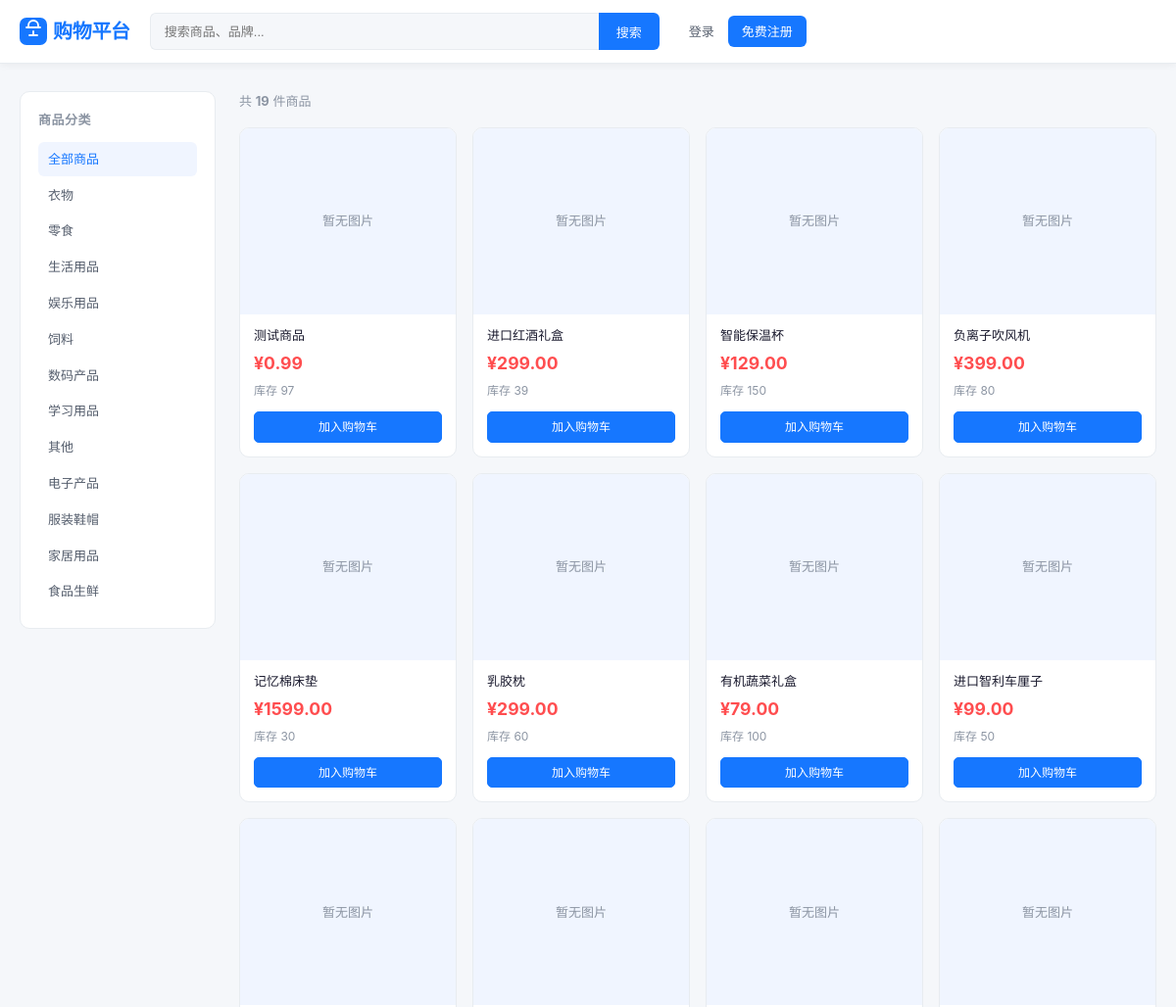
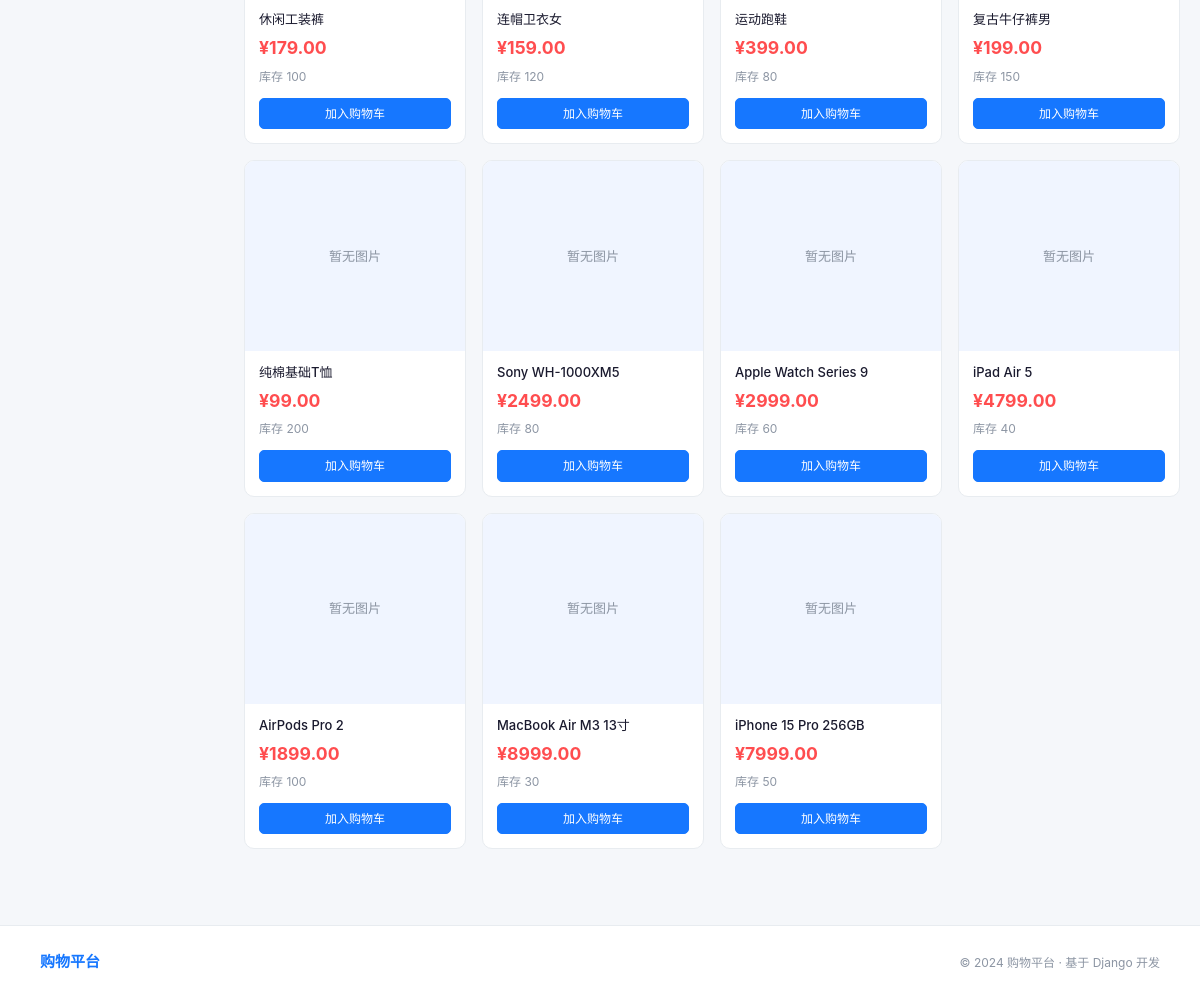
Screenshot of /products/ with the database file from the repository (2 pictures, top to bottom).
### product/models.py (models this page shows, shortened)
class Category(models.Model):
    name = models.CharField('分类名', max_length=50)
    parent = models.ForeignKey('self', null=True, blank=True, on_delete=models.SET_NULL, verbose_name='父分类')
    class Meta:
        verbose_name = '商品分类'
        verbose_name_plural = '商品分类'

class Product(models.Model):
    PRODUCT_STATUS_CHOICES = [
        ('active', '销售中'),
        ('inactive', '已下架'),
        ('violated', '违规下架'),
    ]
    store = models.ForeignKey('store.Store', on_delete=models.CASCADE, verbose_name='店铺', related_name='products', null=True, blank=True)
    category = models.ForeignKey(Category, null=True, blank=True, on_delete=models.SET_NULL, verbose_name='分类')
    name = models.CharField('商品名称', max_length=200)
    keywords = models.CharField('关键词', max_length=255, blank=True)
    description = models.TextField('商品描述', blank=True)
    price = models.DecimalField('价格', max_digits=10, decimal_places=2)
    stock = models.PositiveIntegerField('库存', default=0)
    image = models.ImageField('商品图片', upload_to='products/', blank=True)
    is_active = models.BooleanField('快速上下架', default=True, help_text='用于快速切换商品上下架状态')
    product_status = models.CharField('商品状态', max_length=20, choices=PRODUCT_STATUS_CHOICES, default='active', db_index=True, help_text='active:销售中, inactive:商家下架, violated:管理员强制下架')
    created_at = models.DateTimeField('创建时间', auto_now_add=True)
    sales = models.PositiveIntegerField('销量', default=0)
    class Meta:
        verbose_name = '商品'
        verbose_name_plural = '商品'
        ordering = ['-created_at']

### product/views.py (the view)
# urls.py: path('products/', views.product_list, name='product_list'),
def product_list(request):
    products = Product.objects.filter(is_active=True)
    category_id = request.GET.get('category')
    q = request.GET.get('q', '')
    if category_id:
        products = products.filter(category_id=category_id)
    if q:
        products = products.filter(
            Q(name__icontains=q) |
            Q(description__icontains=q) |
            Q(keywords__icontains=q)
        )
    categories = Category.objects.filter(parent=None)
    return render(request, 'product/list.html', {
        'products': products,
        'categories': categories,
        'q': q,
        'current_category': category_id,
    })

### templates/product/list.html (shortened to what this page needs)
{% extends 'base.html' %}
{% block content %}
<div class="list-layout">
  <aside class="sidebar">
    <h3>商品分类</h3>
    <ul class="cat-list">
      <li><a href="/products/" {% if not current_category %}class="active"{% endif %}>全部商品</a></li>
      {% for cat in categories %}
        <li><a href="/products/?category={{ cat.id }}" {% if current_category == cat.id|stringformat:"s" %}class="active"{% endif %}>{{ cat.name }}</a></li>
      {% endfor %}
    </ul>
  </aside>
  <main>
    <div class="list-header">
      <span>共 <strong>{{ products.count }}</strong> 件商品</span>
    </div>
    <div class="product-grid">
      {% for p in products %}
        <div class="product-card">
          {% if p.image %}<img src="{{ p.image.url }}" alt="{{ p.name }}">
          {% else %}<div class="no-img">暂无图片</div>{% endif %}
          <div class="product-info">
            <h3><a href="/products/{{ p.id }}/">{{ p.name }}</a></h3>
            <p class="price">¥{{ p.price }}</p>
            <p class="stock">库存 {{ p.stock }}</p>
            <a href="/order/cart/add/{{ p.id }}/" class="btn btn-primary btn-sm" style="width:100%;margin-top:4px">加入购物车</a>
          </div>
        </div>
      {% empty %}
        <div class="empty-state" style="grid-column:1/-1">
          <div class="empty-icon">🔍</div>
          <p>没有找到相关商品</p>
          <a href="/products/" class="btn">清除筛选</a>
        </div>
      {% endfor %}
    </div>
  </main>
</div>
{% endblock %}

### static/css/style.css (style rules this page uses)
*, *::before, *::after { box-sizing: border-box; margin: 0; padding: 0; }
:root { --blue: #1677ff; --blue-dark: #0958d9; --blue-light: #e6f0ff; --blue-pale: #f0f5ff; --text: #1a1a2e; --text-2: #555e6d; --text-3: #8c95a3; --border: #e8ecf0; --bg: #f5f7fa; --white: #ffffff; --red: #ff4d4f; --green: #52c41a; --orange: #fa8c16; --radius: 10px; --radius-sm: 6px; --shadow: 0 2px 12px rgba(22,119,255,.08); --shadow-md: 0 4px 24px rgba(22,119,255,.13); --transition: .18s ease; }
html { scroll-behavior: smooth; }
body { font-family: -apple-system, 'PingFang SC', 'Microsoft YaHei', sans-serif; background: var(--bg); color: var(--text); font-size: 14px; line-height: 1.6; }
a { color: var(--blue); text-decoration: none; transition: color var(--transition); }
.btn { display: inline-flex; align-items: center; justify-content: center; gap: 5px; padding: 8px 18px; border-radius: var(--radius-sm); border: 1.5px solid var(--border); background: var(--white); font-size: 13px; color: var(--text-2); cursor: pointer; transition: all var(--transition); white-space: nowrap; font-weight: 500; }
.btn-primary { background: var(--blue); color: #fff !important; border-color: var(--blue); }
.btn-sm { padding: 5px 12px; font-size: 12px; border-radius: 5px; }
.product-grid { display: grid; grid-template-columns: repeat(auto-fill, minmax(210px, 1fr)); gap: 16px; }
.product-card { background: var(--white); border-radius: var(--radius); overflow: hidden; border: 1px solid var(--border); transition: box-shadow var(--transition), transform var(--transition); cursor: pointer; }
.no-img { width: 100%; height: 190px; background: var(--blue-pale); display: flex; align-items: center; justify-content: center; color: var(--text-3); font-size: 13px; }
.product-info { padding: 12px 14px 14px; }
.product-info h3 { font-size: 13px; font-weight: 500; margin-bottom: 6px; line-height: 1.4; color: var(--text); }
.product-info h3 a { color: inherit; }
.price { color: var(--red); font-size: 1.1rem; font-weight: 700; margin-bottom: 4px; }
.sales, .stock { font-size: 12px; color: var(--text-3); margin-bottom: 8px; }
.list-layout { display: grid; grid-template-columns: 200px 1fr; gap: 24px; }
.sidebar { background: var(--white); border-radius: var(--radius); padding: 18px; border: 1px solid var(--border); height: fit-content; }
.sidebar h3 { font-size: 13px; font-weight: 700; color: var(--text-3); text-transform: uppercase; letter-spacing: .5px; margin-bottom: 12px; }
.cat-list { list-style: none; }
.cat-list li { margin-bottom: 2px; }
.cat-list a { display: block; padding: 7px 10px; border-radius: var(--radius-sm); font-size: 13px; color: var(--text-2); transition: all var(--transition); }
.cat-list a:hover, .cat-list a.active { background: var(--blue-pale); color: var(--blue); font-weight: 500; }
.list-header { display: flex; align-items: center; gap: 12px; margin-bottom: 16px; font-size: 13px; color: var(--text-3); }

### rows the page displays
Category: name "衣物"
Category: name "零食"
Category: name "生活用品"
Category: name "娱乐用品"
Category: name "饲料"
Category: name "数码产品"
Category: name "学习用品"
Category: name "其他"
Category: name "电子产品"
Category: name "服装鞋帽"
Category: name "家居用品"
Category: name "食品生鲜"
Product: image "暂无图片", name "测试商品", price "0.99", stock "97"
Product: image "暂无图片", name "进口红酒礼盒", price "299.00", stock "39"
Product: image "暂无图片", name "智能保温杯", price "129.00", stock "150"
Product: image "暂无图片", name "负离子吹风机", price "399.00", stock "80"
Product: image "暂无图片", name "记忆棉床垫", price "1599.00", stock "30"
Product: image "暂无图片", name "乳胶枕", price "299.00", stock "60"
Product: image "暂无图片", name "有机蔬菜礼盒", price "79.00", stock "100"
Product: image "暂无图片", name "进口智利车厘子", price "99.00", stock "50"
Product: image "暂无图片", name "休闲工装裤", price "179.00", stock "100"
Product: image "暂无图片", name "连帽卫衣女", price "159.00", stock "120"
Product: image "暂无图片", name "运动跑鞋", price "399.00", stock "80", {{ p.id }} 10 (drawn)
Product: image "暂无图片", name "复古牛仔裤男", price "199.00", stock "150"
Product: image "暂无图片", name "纯棉基础T恤", price "99.00", stock "200"
Product: image "暂无图片", name "Sony WH-1000XM5", price "2499.00", stock "80"
Product: image "暂无图片", name "Apple Watch Series 9", price "2999.00", stock "60"
Product: image "暂无图片", name "iPad Air 5", price "4799.00", stock "40"
Product: image "暂无图片", name "AirPods Pro 2", price "1899.00", stock "100"
Product: image "暂无图片", name "MacBook Air M3 13寸", price "8999.00", stock "30"
Product: image "暂无图片", name "iPhone 15 Pro 256GB", price "7999.00", stock "50"

### other values shown
{{ products.count }} "19"
